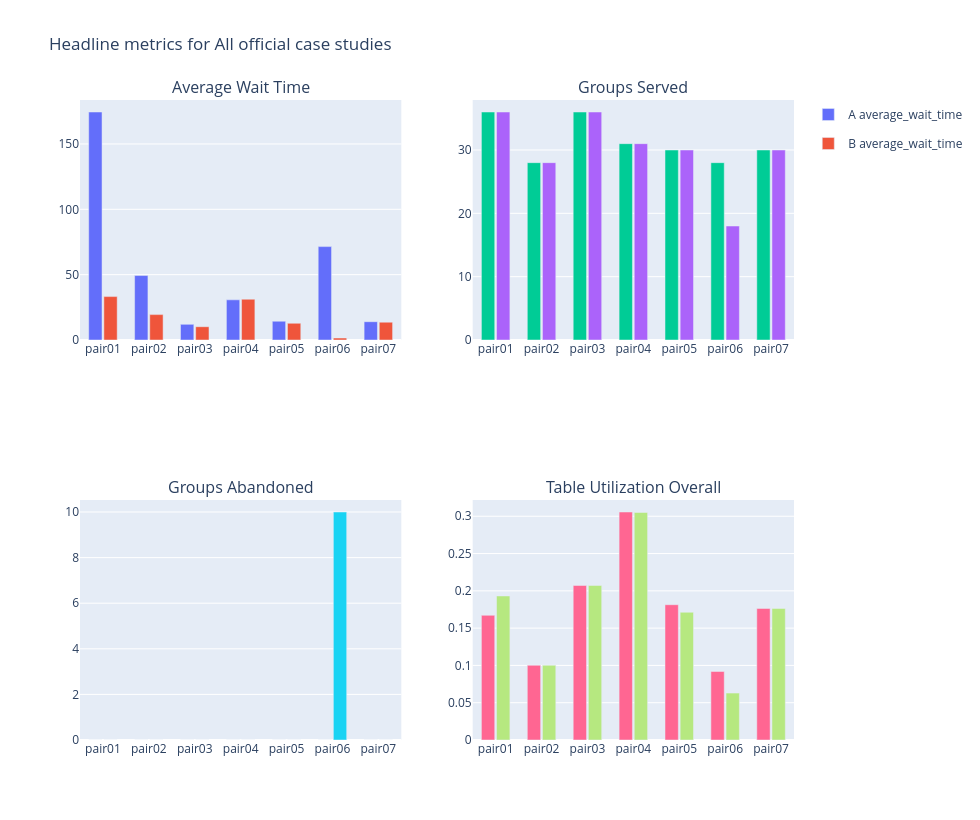

Notebook code for this chart:
### Markdown cell above
## Headline Metric Comparison

This section compares the most important service outcomes across the current selection. If Plotly is available, it also renders grouped charts; otherwise the summary table remains readable on its own.

### Code cell
summary_metrics = [
    "average_wait_time",
    "groups_served",
    "groups_abandoned",
    "table_utilization_overall",
]

summary_rows = [
    {
        "title": row["title"],
        "version": row["version"],
        **{metric: row[metric] for metric in summary_metrics},
    }
    for row in metrics_rows
]

display(render_table(summary_rows, ["title", "version", *summary_metrics]))

go, make_subplots, plotly_error = load_plotly()
if go is None:
    print(f"Plotly is not available in this kernel ({plotly_error}). The summary table above still contains the core comparison results.")
else:
    summary_chart = make_subplots(
        rows=2,
        cols=2,
        subplot_titles=tuple(metric.replace("_", " ").title() for metric in summary_metrics),
    )

    positions = [(1, 1), (1, 2), (2, 1), (2, 2)]
    case_labels = [compact_case_label(case) for case in selected_cases]
    for metric, (row_idx, col_idx) in zip(summary_metrics, positions):
        values_a = []
        values_b = []
        for case in selected_cases:
            option_a = next(row for row in metrics_rows if row["case_study"] == case.case_study and row["version"] == "A")
            option_b = next(row for row in metrics_rows if row["case_study"] == case.case_study and row["version"] == "B")
            values_a.append(option_a[metric])
            values_b.append(option_b[metric])
        summary_chart.add_trace(
            go.Bar(
                name=f"A {metric}",
                x=case_labels,
                y=values_a,
                legendgroup="A",
                showlegend=metric == summary_metrics[0],
            ),
            row=row_idx,
            col=col_idx,
        )
        summary_chart.add_trace(
            go.Bar(
                name=f"B {metric}",
                x=case_labels,
                y=values_b,
                legendgroup="B",
                showlegend=metric == summary_metrics[0],
            ),
            row=row_idx,
            col=col_idx,
        )

    summary_chart.update_layout(
        height=820,
        width=980,
        barmode="group",
        bargap=0.34,
        bargroupgap=0.12,
        title=f"Headline metrics for {selected_case_label}",
    )
    summary_chart.show()

### Figure 1 — Plotly figure (JSON) as saved in the notebook; plotly's stock layout.template omitted (floating-point values rounded to 4 significant figures)
{"data": [{"legendgroup": "A", "name": "A average_wait_time", "showlegend": true, "type": "bar", "x": ["pair01", "pair02", "pair03", "pair04", "pair05", "pair06", "pair07"], "xaxis": "x", "y": [174.4, 49.32, 11.97, 30.74, 14.37, 71.46, 14], "yaxis": "y"}, {"legendgroup": "B", "name": "B average_wait_time", "showlegend": true, "type": "bar", "x": ["pair01", "pair02", "pair03", "pair04", "pair05", "pair06", "pair07"], "xaxis": "x", "y": [33.22, 19.43, 10.17, 31.19, 12.8, 1.5, 13.63], "yaxis": "y"}, {"legendgroup": "A", "name": "A groups_served", "showlegend": false, "type": "bar", "x": ["pair01", "pair02", "pair03", "pair04", "pair05", "pair06", "pair07"], "xaxis": "x2", "y": [36, 28, 36, 31, 30, 28, 30], "yaxis": "y2"}, {"legendgroup": "B", "name": "B groups_served", "showlegend": false, "type": "bar", "x": ["pair01", "pair02", "pair03", "pair04", "pair05", "pair06", "pair07"], "xaxis": "x2", "y": [36, 28, 36, 31, 30, 18, 30], "yaxis": "y2"}, {"legendgroup": "A", "name": "A groups_abandoned", "showlegend": false, "type": "bar", "x": ["pair01", "pair02", "pair03", "pair04", "pair05", "pair06", "pair07"], "xaxis": "x3", "y": [0, 0, 0, 0, 0, 0, 0], "yaxis": "y3"}, {"legendgroup": "B", "name": "B groups_abandoned", "showlegend": false, "type": "bar", "x": ["pair01", "pair02", "pair03", "pair04", "pair05", "pair06", "pair07"], "xaxis": "x3", "y": [0, 0, 0, 0, 0, 10, 0], "yaxis": "y3"}, {"legendgroup": "A", "name": "A table_utilization_overall", "showlegend": false, "type": "bar", "x": ["pair01", "pair02", "pair03", "pair04", "pair05", "pair06", "pair07"], "xaxis": "x4", "y": [0.1672, 0.1002, 0.2072, 0.3057, 0.1814, 0.0919, 0.1764], "yaxis": "y4"}, {"legendgroup": "B", "name": "B table_utilization_overall", "showlegend": false, "type": "bar", "x": ["pair01", "pair02", "pair03", "pair04", "pair05", "pair06", "pair07"], "xaxis": "x4", "y": [0.1931, 0.1002, 0.2072, 0.3051, 0.1713, 0.0629, 0.1764], "yaxis": "y4"}], "layout": {"annotations": [{"font": {"size": 16}, "showarrow": false, "text": "Average Wait Time", "x": 0.225, "xanchor": "center", "xref": "paper", "y": 1, "yanchor": "bottom", "yref": "paper"}, {"font": {"size": 16}, "showarrow": false, "text": "Groups Served", "x": 0.775, "xanchor": "center", "xref": "paper", "y": 1, "yanchor": "bottom", "yref": "paper"}, {"font": {"size": 16}, "showarrow": false, "text": "Groups Abandoned", "x": 0.225, "xanchor": "center", "xref": "paper", "y": 0.375, "yanchor": "bottom", "yref": "paper"}, {"font": {"size": 16}, "showarrow": false, "text": "Table Utilization Overall", "x": 0.775, "xanchor": "center", "xref": "paper", "y": 0.375, "yanchor": "bottom", "yref": "paper"}], "bargap": 0.34, "bargroupgap": 0.12, "barmode": "group", "height": 820, "title": {"text": "Headline metrics for All official case studies"}, "width": 980, "xaxis": {"anchor": "y", "domain": [0, 0.45]}, "xaxis2": {"anchor": "y2", "domain": [0.55, 1]}, "xaxis3": {"anchor": "y3", "domain": [0, 0.45]}, "xaxis4": {"anchor": "y4", "domain": [0.55, 1]}, "yaxis": {"anchor": "x", "domain": [0.625, 1]}, "yaxis2": {"anchor": "x2", "domain": [0.625, 1]}, "yaxis3": {"anchor": "x3", "domain": [0, 0.375]}, "yaxis4": {"anchor": "x4", "domain": [0, 0.375]}}}
